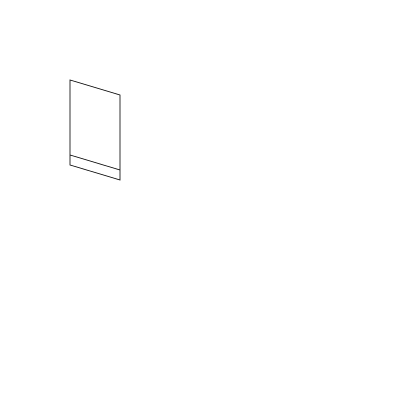

Write Python code to recreate this figure.
import cairo

surface = cairo.ImageSurface(cairo.FORMAT_ARGB32, 400, 400)
ctx = cairo.Context(surface)
ctx.set_source_rgb(1,1,1)
ctx.paint()

# Wall structure
ctx.move_to(120, 180)
ctx.line_to(120, 95)
ctx.line_to(70, 80)
ctx.line_to(70, 165)
ctx.close_path()

ctx.move_to(120, 170)
ctx.line_to(70, 155)
ctx.line_to(70, 165)

ctx.set_source_rgb(0,0,0)
ctx.set_line_width(0.8)
ctx.stroke()

surface.write_to_png('left_wall.png')
